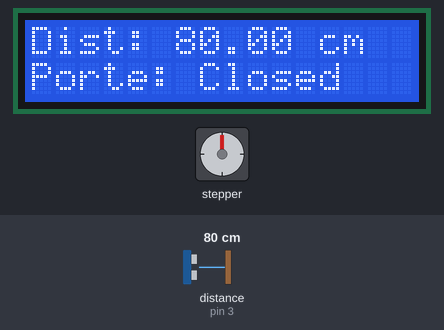
Recording of a sketch running on a simulated Arduino Uno, built with avr-gcc and run on an emulated ATmega328P. Parts: 16×2 character LCD, stepper motor. The inputs (shaded band) are chosen by the test bench; at power-on: distance to the obstacle (sensor on pin 3) 80 cm. The echo pulse lasts 58.3 µs per cm; stepper angles assume 2048 steps per turn; what the sketch prints to the serial monitor is not drawn.

Above: at 3.2 s.
3.3 s: distance to the obstacle (sensor on pin 3) set to 33 cm
At 4.4 s:
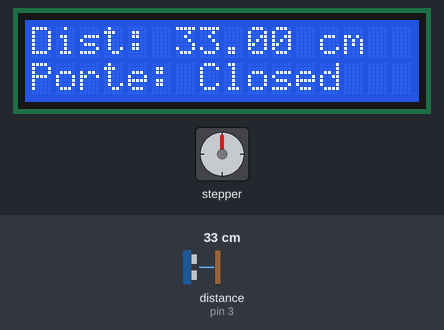
4.8 s: distance to the obstacle (sensor on pin 3) set to 27 cm
At 5.61 s:
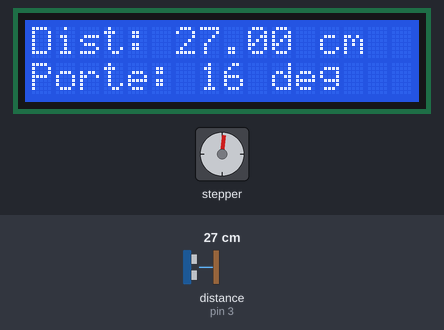
6.7 s: distance to the obstacle (sensor on pin 3) set to 2 cm
At 10.8 s:
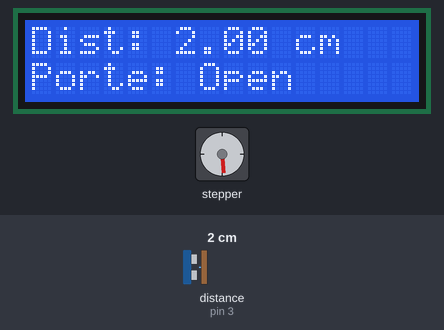
Timing chart, 0 to 12.3 s (numbered marks = the images above; inputs shaded):
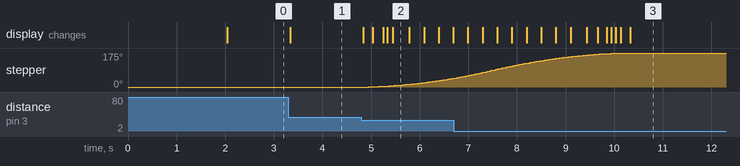

The sketch:

Labo_04.ino
```cpp
#include <AccelStepper.h>
#include <Wire.h>
#include <LCD_I2C.h>
#include <HCSR04.h>

// Define Pins
#define TRIGGER_PIN 2
#define ECHO_PIN 3
#define IN_1 8
#define IN_2 9
#define IN_3 10
#define IN_4 11
#define MOTOR_INTERFACE_TYPE 4


AccelStepper myStepper(MOTOR_INTERFACE_TYPE, IN_1, IN_3, IN_2, IN_4);
LCD_I2C lcd(0x27, 16, 2);
HCSR04 distanceSensor(TRIGGER_PIN, ECHO_PIN);

// States
enum DoorState { CLOSED,
                 OPENING,
                 OPEN,
                 CLOSING };
DoorState state = CLOSED;

// Global variables
unsigned long lastMeasureTime = 0;
unsigned long lastSerialTime = 0;
const long closedPosition = 0;
const long openPosition = 1000;

// Constant variables
const int distanceThresholdOpen = 30;
const int distanceThresholdClose = 60;
const unsigned long measureInterval = 50;
const unsigned long serialInterval = 100;
const unsigned long minAngle = 10;
const unsigned long maxAngle = 170;

#pragma region

int getCurrentAngle() {  // return map angle
  return map(myStepper.currentPosition(), closedPosition, openPosition, minAngle, maxAngle);
}

double measureDistance() {  // return distance
  return distanceSensor.dist();
}

void displayLCD(double distance) {
  lcd.clear();
  lcd.setCursor(0, 0);
  lcd.print("Dist: ");
  lcd.print(distance);
  lcd.print(" cm");

  lcd.setCursor(0, 1);
  switch (state) {
    case CLOSED:
      lcd.print("Porte: Closed");
      break;
    case OPEN:
      lcd.print("Porte: Open");
      break;
    default:
      lcd.print("Porte: ");
      lcd.print(getCurrentAngle());
      lcd.print(" deg");
      break;
  }
}

void displaySerial(double distance) {
  Serial.print("etd:2206160");
  Serial.print(",dist:");
  Serial.print(distance);
  Serial.print(",deg:");
  Serial.println(getCurrentAngle());
}

#pragma endregion

void updateState(double distance) {
  switch (state) {
    case CLOSED:
      if (distance < distanceThresholdOpen) {
        state = OPENING;
        myStepper.enableOutputs();
        myStepper.moveTo(openPosition);
      }
      break;

    case OPENING:
      if (myStepper.distanceToGo() == 0) {
        state = OPEN;
        myStepper.disableOutputs();
      }
      break;

    case OPEN:
      if (distance > distanceThresholdClose) {
        state = CLOSING;
        myStepper.enableOutputs();
        myStepper.moveTo(closedPosition);
      }
      break;

    case CLOSING:
      if (myStepper.distanceToGo() == 0) {
        state = CLOSED;
        myStepper.disableOutputs();
      }
      break;
  }
}

#pragma region setup - loop

void setup() {
  Serial.begin(115200);
  lcd.begin();
  lcd.backlight();

  myStepper.setMaxSpeed(500);
  myStepper.setAcceleration(250);
  myStepper.setCurrentPosition(closedPosition);
  myStepper.disableOutputs();

  while (millis() <= 2000) {

    lcd.setCursor(0, 0);
    lcd.print("2206160      ");
    lcd.setCursor(0, 1);
    lcd.print("Labo 4a      ");
  }
}

void loop() {
  unsigned long currentTime = millis();
  static double distance = 0;

  if (currentTime - lastMeasureTime >= measureInterval) {
    lastMeasureTime = currentTime;
    distance = measureDistance();
  }
  updateState(distance);
  myStepper.run();

  if (currentTime - lastSerialTime >= serialInterval) {
    lastSerialTime = currentTime;
    displayLCD(distance);
    displaySerial(distance);
  }
}

#pragma endregion
```

Measured:
- the behaviour switches between 30 and 29 cm on distance to the obstacle (sensor on pin 3) (found by bisection; images 1 and 2)
- after the input at 3.3 s, the display: changes at once (image 1)
- after the input at 4.8 s, stepper: keeps turning clockwise at about 26°/s, starting after 0.16 s; the display: first changes at once (image 2 shows a later state)
